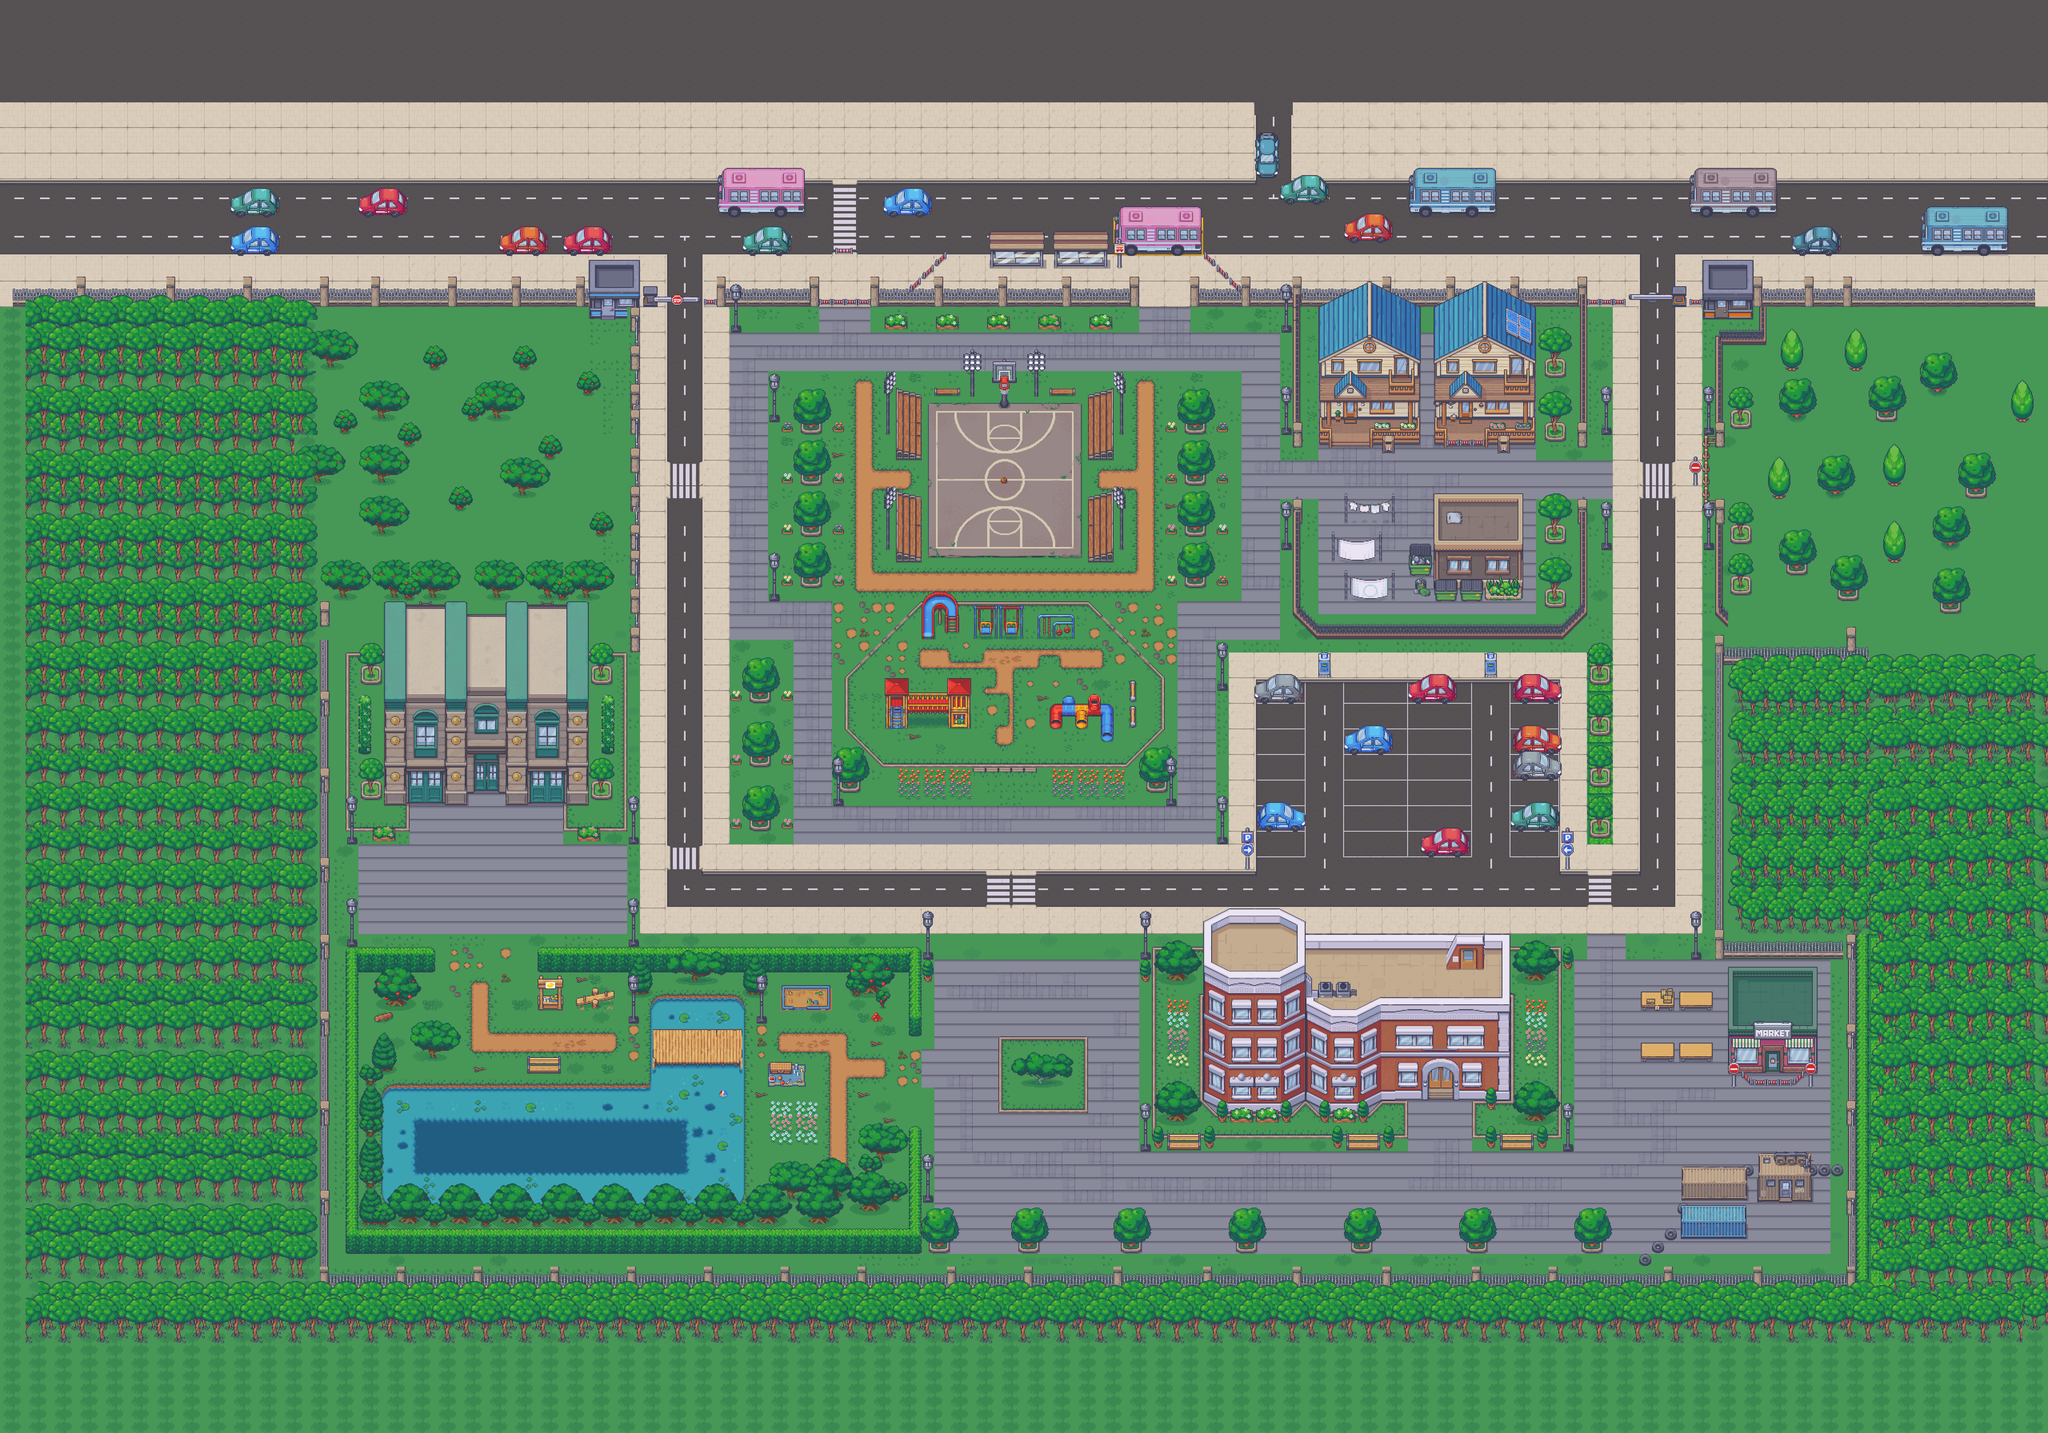

This is a level from a 2D game, rendered from its Tiled map with the project's own tilesets. A one-line summary and the map file follow, with tile-layer data summarised:
An orthogonal 160x112 tile map with 48x48 px tiles, 4 tile layers (Tile Layer 1, Tile Layer 2, Tile Layer 3, Tile Layer 4), 32 tilesets and 178 objects.

<map version="1.10" tiledversion="1.10.2" orientation="orthogonal" renderorder="right-down" width="160" height="112" tilewidth="48" tileheight="48" infinite="0" nextlayerid="11" nextobjectid="246">
 <properties>
  <property name="backgroundLayers" value="0,1,2,3" />
  <property name="collisionLayer" type="int" value="4" />
  <property name="foregroundLayers" value="" />
  <property name="interactLayer" type="int" value="5" />
  <property name="viewportScalar" type="float" value="2" />
 </properties>
 <tileset firstgid="1" source="../Tilesets/Tileset_28_MV.tsx" />
 <tileset firstgid="257" source="../Tilesets/Tileset_39_MV.tsx" />
 <tileset firstgid="513" source="../Tilesets/Tileset_40_MV.tsx" />
 <tileset firstgid="769" source="../Tilesets/Tileset_17_MV.tsx" />
 <tileset firstgid="1025" source="../Tilesets/Tileset_Buses_1_MV.tsx" />
 <tileset firstgid="1281" source="../Tilesets/Tileset_16_MV.tsx" />
 <tileset firstgid="1537" source="../Tilesets/Tileset_Buses_2_MV.tsx" />
 <tileset firstgid="1793" source="../Tilesets/Tileset_Cars_MV.tsx" />
 <tileset firstgid="2049" source="../Tilesets/A2_Floors_MV_TILESET.tsx" />
 <tileset firstgid="2289" source="../Tilesets/Tileset_36_MV.tsx" />
 <tileset firstgid="2545" source="../Tilesets/Tileset_8_MV.tsx" />
 <tileset firstgid="2801" source="../Tilesets/Tileset_34_MV.tsx" />
 <tileset firstgid="3057" source="../Tilesets/Tileset_35_MV.tsx" />
 <tileset firstgid="3313" source="../Tilesets/Tileset_18_MV.tsx" />
 <tileset firstgid="3569" source="../Tilesets/Tileset_55_MV.tsx" />
 <tileset firstgid="3825" source="../Tilesets/Tileset_37_MV.tsx" />
 <tileset firstgid="4081" source="../Tilesets/Tileset_30_MV.tsx" />
 <tileset firstgid="4337" source="../Tilesets/Tileset_15_MV.tsx" />
 <tileset firstgid="4593" source="../Tilesets/Tileset_9_MV.tsx" />
 <tileset firstgid="4849" source="../Tilesets/Tileset_13_MV.tsx" />
 <tileset firstgid="5105" source="../Tilesets/Tileset_1_MV.tsx" />
 <tileset firstgid="5361" source="../Tilesets/Tileset_10_MV.tsx" />
 <tileset firstgid="5617" source="../Tilesets/Tileset_69_MV.tsx" />
 <tileset firstgid="5873" source="../Tilesets/Tileset_64_MV.tsx" />
 <tileset firstgid="6129" source="../Tilesets/Tileset_73_MV.tsx" />
 <tileset firstgid="6385" source="../Tilesets/Tileset_26_MV.tsx" />
 <tileset firstgid="6641" source="../Tilesets/Tileset_25_MV.tsx" />
 <tileset firstgid="6897" source="../Tilesets/Tileset_41_MV.tsx" />
 <tileset firstgid="7153" source="../Tilesets/Tileset_2_MV.tsx" />
 <tileset firstgid="7409" source="../Tilesets/Tileset_4_MV.tsx" />
 <tileset firstgid="7665" source="../Tilesets/Tileset_70_MV.tsx" />
 <tileset firstgid="7921" source="../Tilesets/Tileset_57_MV.tsx" />
 <layer id="3" name="Tile Layer 1" width="160" height="112">
  <data>[17920 cells, 17920 non-empty, 209 distinct tile ids]</data>
 </layer>
 <layer id="4" name="Tile Layer 2" width="160" height="112">
  <data>[17920 cells, 2701 non-empty, 718 distinct tile ids]</data>
 </layer>
 <layer id="5" name="Tile Layer 3" width="160" height="112">
  <data>[17920 cells, 4807 non-empty, 1232 distinct tile ids]</data>
 </layer>
 <layer id="7" name="Tile Layer 4" width="160" height="112">
  <data>[17920 cells, 3047 non-empty, 152 distinct tile ids]</data>
 </layer>
 <objectgroup id="9" name="Collision">
  <object id="9" x="5328" y="3120" width="192" height="96" />
  <object id="12" x="4704" y="3014" width="192" height="106" />
  <object id="13" x="4944" y="2448" width="48" height="96" />
  <object id="14" x="5568" y="2448" width="48" height="96" />
  <object id="15" x="5664" y="2544" width="192" height="96" />
  <object id="16" x="5664" y="2736" width="192" height="192" />
  <object id="17" x="5664" y="3024" width="192" height="96" />
  <object id="18" x="5952" y="2400" width="96" height="768" />
  <object id="20" x="4272" y="2784" width="144" height="192" />
  <object id="21" x="4128" y="2640" width="48" height="144" />
  <object id="22" x="4080" y="2592" width="48" height="96" />
  <object id="23" x="4032" y="2640" width="48" height="96" />
  <object id="24" x="3984" y="2592" width="48" height="96" />
  <object id="25" x="3936" y="2640" width="48" height="96" />
  <object id="26" x="4224" y="2544" width="48" height="192" />
  <object id="27" x="3552" y="2544" width="96" height="192" />
  <object id="28" x="3312" y="2544" width="96" height="192" />
  <object id="29" x="3408" y="2592" width="144" height="96" />
  <object id="34" x="3456" y="2208" width="144" height="192" />
  <object id="35" x="3648" y="2256" width="192" height="144" />
  <object id="36" x="3888" y="2304" width="144" height="96" />
  <object id="38" x="3456" y="2256" width="624" height="48" />
  <object id="39" x="3888" y="2832" width="336" height="48" />
  <object id="40" x="3312" y="2832" width="336" height="48" />
  <object id="41" x="3168" y="2544" width="48" height="192" />
  <object id="42" x="3120" y="2784" width="144" height="192" />
  <object id="43" x="4320" y="2544" width="48" height="192" />
  <object id="44" x="4176" y="1392" width="48" height="240" />
  <object id="45" x="4080" y="1440" width="96" height="288" />
  <object id="46" x="4080" y="1824" width="96" height="288" />
  <object id="47" x="4176" y="1824" width="48" height="240" />
  <object id="48" x="3936" y="1440" width="96" height="48" />
  <object id="50" x="4080" y="1152" width="96" height="96" />
  <object id="51" x="3888" y="1152" width="96" height="96" />
  <object id="52" x="3696" y="1152" width="96" height="96" />
  <object id="53" x="3504" y="1152" width="96" height="96" />
  <object id="54" x="3312" y="1152" width="96" height="96" />
  <object id="55" x="3360" y="1440" width="96" height="288" />
  <object id="56" x="3360" y="1824" width="96" height="288" />
  <object id="57" x="3504" y="1440" width="96" height="48" />
  <object id="63" x="3600" y="1344" width="336" height="144" />
  <object id="64" x="3744" y="1488" width="48" height="48" />
  <object id="65" x="4368" y="1584" width="240" height="48" />
  <object id="71" x="4368" y="1776" width="240" height="48" />
  <object id="72" x="4368" y="1968" width="240" height="48" />
  <object id="73" x="4368" y="2160" width="240" height="48" />
  <object id="74" x="4416" y="1440" width="144" height="768" />
  <object id="75" x="4848" y="1104" width="48" height="576" />
  <object id="76" x="4848" y="1872" width="48" height="432" />
  <object id="77" x="5904" y="1872" width="48" height="432" />
  <object id="78" x="5904" y="1104" width="48" height="576" />
  <object id="79" x="4944" y="1104" width="48" height="576" />
  <object id="80" x="4992" y="1056" width="336" height="432" />
  <object id="84" x="5136" y="1488" width="192" height="192" />
  <object id="85" x="5568" y="1488" width="192" height="192" />
  <object id="86" x="5376" y="1104" width="384" height="384" />
  <object id="87" x="5376" y="1488" width="203" height="192" />
  <object id="88" x="5760" y="1104" width="144" height="576" />
  <object id="89" x="5760" y="1872" width="144" height="432" />
  <object id="90" x="5376" y="1824" width="336" height="432" />
  <object id="91" x="5280" y="2016" width="96" height="240" />
  <object id="92" x="5040" y="1824" width="192" height="144" />
  <object id="93" x="4992" y="1968" width="192" height="144" />
  <object id="95" x="5040" y="2112" width="192" height="144" />
  <object id="97" x="4944" y="2304" width="912" height="96" />
  <object id="98" x="3312" y="1392" width="48" height="240" />
  <object id="99" x="3312" y="1824" width="48" height="240" />
  <object id="100" x="2928" y="1584" width="240" height="48" />
  <object id="101" x="2928" y="1776" width="240" height="48" />
  </objectgroup>
 <objectgroup id="10" name="Interact">
  <!-- 5 objects omitted --></objectgroup>
</map>
<!-- 109 of 178 objects omitted -->
